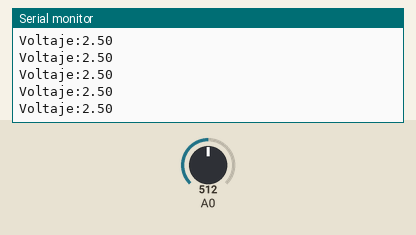
Recording of a sketch running on a simulated Arduino Uno, built with avr-gcc and run on an emulated ATmega328P. On the bench: the last lines printed to the serial monitor. The test bench sets the inputs (shaded band); at power-on: A0 = 512.

Above: at 1.2 s.
1.3 s: A0 set to 0
At 2.4 s:
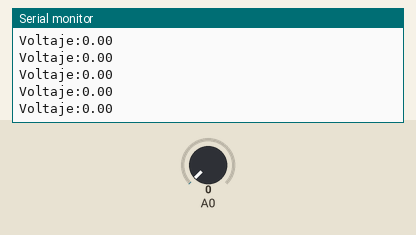
4.3 s: A0 set to 122
At 5.2 s:
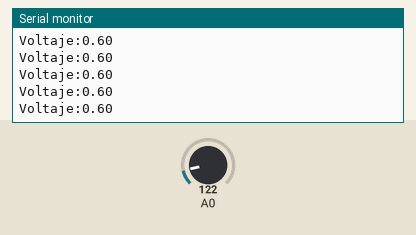
5.8 s: A0 set to 0
At 6.6 s:
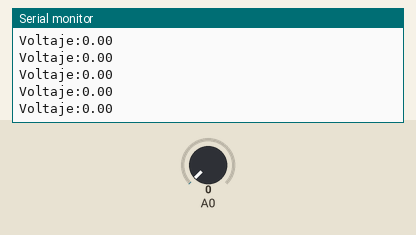
Timing chart, 0 to 8.8 s (numbered marks = the images above; inputs shaded):
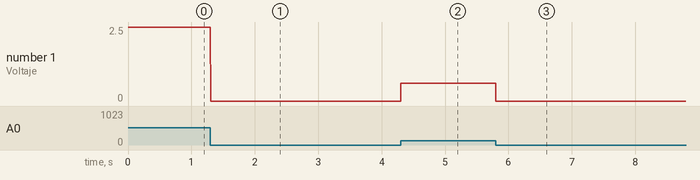

The sketch:

osciloscopio.ino
```cpp
// --- CÓDIGO OSCILOSCOPIO (LECTURA DIRECTA) ---
// Conecta Panel al Pin A0

void setup() {
  // Usamos velocidad alta para que la gráfica sea fluida
  Serial.begin(115200);
}

void loop() {
  // Leemos el voltaje crudo (0 a 1023)
  int lectura = analogRead(A0);

  // (Opcional) Convertimos a Voltios real para que tú lo entiendas
  // 5.0 es el voltaje del Arduino, 1023 es la resolución máxima
  float voltaje = lectura * (5.0 / 1023.0);

  // Imprimimos el valor
  Serial.print("Voltaje:"); // Etiqueta para el plotter
  Serial.println(voltaje);

  // Un delay minúsculo para estabilidad
  delay(5);
}
```

Measured:
- after the input at 1.3 s, the serial monitor: prints a new line at once (image 1)
- after the input at 4.3 s, the serial monitor: prints a new line at once (image 2)
- plotted number 1: 2.5 → 0 after the input at 1.3 s, 0 → 0.6 after the input at 4.3 s
